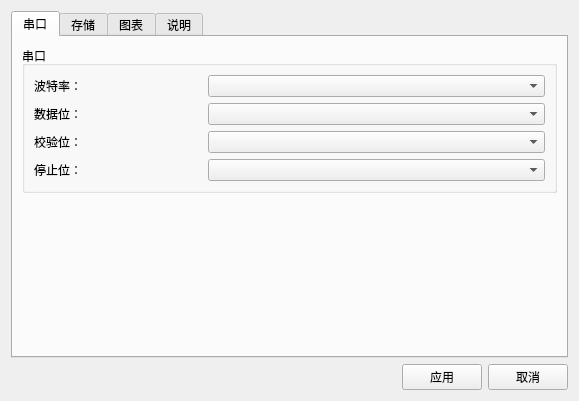
<?xml version="1.0" encoding="UTF-8"?>
<ui version="4.0">
 <class>SettingPage</class>
 <widget class="QWidget" name="SettingPage">
  <property name="geometry">
   <rect>
    <x>0</x>
    <y>0</y>
    <width>579</width>
    <height>401</height>
   </rect>
  </property>
  <property name="windowTitle">
   <string>Form</string>
  </property>
  <layout class="QGridLayout" name="gridLayout">
   <item row="0" column="0">
    <layout class="QVBoxLayout" name="verticalLayout">
     <item>
      <widget class="QTabWidget" name="tabWidget">
       <property name="currentIndex">
        <number>0</number>
       </property>
       <widget class="QWidget" name="tabSerialPort">
        <attribute name="title">
         <string>串口</string>
        </attribute>
        <layout class="QGridLayout" name="gridLayout_4">
         <item row="0" column="0">
          <widget class="QGroupBox" name="groupBox_5">
           <property name="title">
            <string>串口</string>
           </property>
           <layout class="QGridLayout" name="gridLayout_2">
            <item row="0" column="0">
             <layout class="QVBoxLayout" name="verticalLayout_9">
              <item>
               <layout class="QHBoxLayout" name="horizontalLayout_25" stretch="1,2">
                <item>
                 <widget class="QLabel" name="label_Baud">
                  <property name="text">
                   <string>波特率：</string>
                  </property>
                 </widget>
                </item>
                <item>
                 <widget class="QComboBox" name="comboBox_Baud"/>
                </item>
               </layout>
              </item>
              <item>
               <layout class="QHBoxLayout" name="horizontalLayout_26" stretch="1,2">
                <item>
                 <widget class="QLabel" name="label_Data">
                  <property name="text">
                   <string>数据位：</string>
                  </property>
                 </widget>
                </item>
                <item>
                 <widget class="QComboBox" name="comboBox_Data"/>
                </item>
               </layout>
              </item>
              <item>
               <layout class="QHBoxLayout" name="horizontalLayout_27" stretch="1,2">
                <item>
                 <widget class="QLabel" name="label_Parity">
                  <property name="text">
                   <string>校验位：</string>
                  </property>
                 </widget>
                </item>
                <item>
                 <widget class="QComboBox" name="comboBox_Parity"/>
                </item>
               </layout>
              </item>
              <item>
               <layout class="QHBoxLayout" name="horizontalLayout_28" stretch="1,2">
                <item>
                 <widget class="QLabel" name="label_Stop">
                  <property name="text">
                   <string>停止位：</string>
                  </property>
                 </widget>
                </item>
                <item>
                 <widget class="QComboBox" name="comboBox_Stop"/>
                </item>
               </layout>
              </item>
             </layout>
            </item>
           </layout>
          </widget>
         </item>
         <item row="1" column="0">
          <spacer name="verticalSpacer">
           <property name="orientation">
            <enum>Qt::Vertical</enum>
           </property>
           <property name="sizeHint" stdset="0">
            <size>
             <width>20</width>
             <height>40</height>
            </size>
           </property>
          </spacer>
         </item>
        </layout>
       </widget>
       <widget class="QWidget" name="tab_2">
        <attribute name="title">
         <string>存储</string>
        </attribute>
        <layout class="QGridLayout" name="gridLayout_9">
         <item row="0" column="0">
          <layout class="QHBoxLayout" name="horizontalLayout_2">
           <item>
            <widget class="QLabel" name="label">
             <property name="text">
              <string>默认存储路径：</string>
             </property>
            </widget>
           </item>
           <item>
            <widget class="QLineEdit" name="lineEdit_StoragePath"/>
           </item>
           <item>
            <widget class="QPushButton" name="btnSelectStoragePath">
             <property name="text">
              <string>选择</string>
             </property>
            </widget>
           </item>
          </layout>
         </item>
         <item row="1" column="0">
          <spacer name="verticalSpacer_3">
           <property name="orientation">
            <enum>Qt::Vertical</enum>
           </property>
           <property name="sizeHint" stdset="0">
            <size>
             <width>20</width>
             <height>40</height>
            </size>
           </property>
          </spacer>
         </item>
        </layout>
       </widget>
       <widget class="QWidget" name="tab">
        <attribute name="title">
         <string>图表</string>
        </attribute>
        <layout class="QGridLayout" name="gridLayout_3">
         <item row="0" column="0">
          <widget class="QGroupBox" name="groupBox_3">
           <property name="title">
            <string>图表</string>
           </property>
           <layout class="QGridLayout" name="gridLayout_7">
            <item row="0" column="0">
             <layout class="QVBoxLayout" name="verticalLayout_3">
              <item>
               <layout class="QHBoxLayout" name="horizontalLayout_10">
                <item>
                 <widget class="QGroupBox" name="groupBox">
                  <property name="title">
                   <string>X轴</string>
                  </property>
                  <layout class="QGridLayout" name="gridLayout_6">
                   <item row="0" column="0">
                    <layout class="QVBoxLayout" name="verticalLayout_2">
                     <item>
                      <layout class="QHBoxLayout" name="horizontalLayout_4" stretch="2,5">
                       <item>
                        <widget class="QLabel" name="label_2">
                         <property name="text">
                          <string>最小值</string>
                         </property>
                        </widget>
                       </item>
                       <item>
                        <widget class="QLineEdit" name="lineEdit_XMinValue"/>
                       </item>
                      </layout>
                     </item>
                     <item>
                      <layout class="QHBoxLayout" name="horizontalLayout_5" stretch="2,5">
                       <item>
                        <widget class="QLabel" name="label_3">
                         <property name="text">
                          <string>最大值</string>
                         </property>
                        </widget>
                       </item>
                       <item>
                        <widget class="QLineEdit" name="lineEdit_XMaxValue"/>
                       </item>
                      </layout>
                     </item>
                     <item>
                      <layout class="QHBoxLayout" name="horizontalLayout_6" stretch="2,5">
                       <item>
                        <widget class="QLabel" name="label_6">
                         <property name="text">
                          <string>最小刻度</string>
                         </property>
                        </widget>
                       </item>
                       <item>
                        <widget class="QLineEdit" name="lineEdit_XScale"/>
                       </item>
                      </layout>
                     </item>
                    </layout>
                   </item>
                  </layout>
                 </widget>
                </item>
                <item>
                 <widget class="QGroupBox" name="groupBox_2">
                  <property name="title">
                   <string>Y轴</string>
                  </property>
                  <layout class="QGridLayout" name="gridLayout_5">
                   <item row="0" column="0">
                    <layout class="QVBoxLayout" name="verticalLayout_4">
                     <item>
                      <layout class="QHBoxLayout" name="horizontalLayout_7" stretch="2,5">
                       <item>
                        <widget class="QLabel" name="label_4">
                         <property name="text">
                          <string>最小值</string>
                         </property>
                        </widget>
                       </item>
                       <item>
                        <widget class="QLineEdit" name="lineEdit_YMinValue"/>
                       </item>
                      </layout>
                     </item>
                     <item>
                      <layout class="QHBoxLayout" name="horizontalLayout_8" stretch="2,5">
                       <item>
                        <widget class="QLabel" name="label_5">
                         <property name="text">
                          <string>最大值</string>
                         </property>
                        </widget>
                       </item>
                       <item>
                        <widget class="QLineEdit" name="lineEdit_YMaxValue"/>
                       </item>
                      </layout>
                     </item>
                     <item>
                      <layout class="QHBoxLayout" name="horizontalLayout_9" stretch="2,5">
                       <item>
                        <widget class="QLabel" name="label_7">
                         <property name="text">
                          <string>最小刻度</string>
                         </property>
                        </widget>
                       </item>
                       <item>
                        <widget class="QLineEdit" name="lineEdit_YScale"/>
                       </item>
                      </layout>
                     </item>
                    </layout>
                   </item>
                  </layout>
                 </widget>
                </item>
               </layout>
              </item>
             </layout>
            </item>
           </layout>
          </widget>
         </item>
         <item row="1" column="0">
          <spacer name="verticalSpacer_2">
           <property name="orientation">
            <enum>Qt::Vertical</enum>
           </property>
           <property name="sizeHint" stdset="0">
            <size>
             <width>20</width>
             <height>40</height>
            </size>
           </property>
          </spacer>
         </item>
        </layout>
       </widget>
       <widget class="QWidget" name="tabManual">
        <attribute name="title">
         <string>说明</string>
        </attribute>
        <layout class="QGridLayout" name="gridLayout_8">
         <item row="0" column="0">
          <widget class="QTextBrowser" name="textBrowser">
           <property name="html">
            <string>&lt;!DOCTYPE HTML PUBLIC &quot;-//W3C//DTD HTML 4.0//EN&quot; &quot;http://www.w3.org/TR/REC-html40/strict.dtd&quot;&gt;
&lt;html&gt;&lt;head&gt;&lt;meta name=&quot;qrichtext&quot; content=&quot;1&quot; /&gt;&lt;meta charset=&quot;utf-8&quot; /&gt;&lt;style type=&quot;text/css&quot;&gt;
p, li { white-space: pre-wrap; }
hr { height: 1px; border-width: 0; }
li.unchecked::marker { content: &quot;\2610&quot;; }
li.checked::marker { content: &quot;\2612&quot;; }
&lt;/style&gt;&lt;/head&gt;&lt;body style=&quot; font-family:'Microsoft YaHei UI'; font-size:9pt; font-weight:400; font-style:normal;&quot;&gt;
&lt;p style=&quot; margin-top:0px; margin-bottom:0px; margin-left:0px; margin-right:0px; -qt-block-indent:0; text-indent:0px;&quot;&gt;&lt;span style=&quot; font-size:11pt; color:#005500;&quot;&gt;版本：V2.2.0-0701&lt;/span&gt;&lt;/p&gt;
&lt;p style=&quot; margin-top:0px; margin-bottom:0px; margin-left:0px; margin-right:0px; -qt-block-indent:0; text-indent:0px;&quot;&gt;&lt;span style=&quot; font-size:11pt;&quot;&gt;日期：2023-10-13&lt;/span&gt;&lt;/p&gt;
&lt;p style=&quot; margin-top:0px; margin-bottom:0px; margin-left:0px; margin-right:0px; -qt-block-indent:0; text-indent:0px;&quot;&gt;&lt;span style=&quot; font-size:11pt;&quot;&gt;Qt Creator：11.0.2&lt;/span&gt;&lt;/p&gt;
&lt;p style=&quot; margin-top:0px; margin-bottom:0px; margin-left:0px; margin-right:0px; -qt-block-indent:0; text-indent:0px;&quot;&gt;&lt;span style=&quot; font-size:11pt;&quot;&gt;Qt  Kit：Qt 5.15.2 MinGW 64 bit&lt;/span&gt;&lt;/p&gt;
&lt;p style=&quot; margin-top:0px; margin-bottom:0px; margin-left:0px; margin-right:0px; -qt-block-indent:0; text-indent:0px;&quot;&gt;&lt;span style=&quot; font-size:11pt;&quot;&gt;OS：Windows10 企业版&lt;/span&gt;&lt;/p&gt;
&lt;p style=&quot;-qt-paragraph-type:empty; margin-top:0px; margin-bottom:0px; margin-left:0px; margin-right:0px; -qt-block-indent:0; text-indent:0px; font-size:11pt;&quot;&gt;&lt;br /&gt;&lt;/p&gt;
&lt;p style=&quot; margin-top:0px; margin-bottom:0px; margin-left:0px; margin-right:0px; -qt-block-indent:0; text-indent:0px;&quot;&gt;Version: 2.2.0 Time: 2023/10/13&lt;/p&gt;
&lt;p style=&quot; margin-top:0px; margin-bottom:0px; margin-left:0px; margin-right:0px; -qt-block-indent:0; text-indent:0px;&quot;&gt;1.添加调试数据表格显示Dock&lt;/p&gt;
&lt;p style=&quot; margin-top:0px; margin-bottom:0px; margin-left:0px; margin-right:0px; -qt-block-indent:0; text-indent:0px;&quot;&gt;2.添加调试数据分析图表&lt;/p&gt;
&lt;p style=&quot; margin-top:0px; margin-bottom:0px; margin-left:0px; margin-right:0px; -qt-block-indent:0; text-indent:0px;&quot;&gt;3.配置信息布局界面全部用代码重构&lt;/p&gt;
&lt;p style=&quot; margin-top:0px; margin-bottom:0px; margin-left:0px; margin-right:0px; -qt-block-indent:0; text-indent:0px;&quot;&gt;4.配置信息界面改为Dock&lt;/p&gt;
&lt;p style=&quot; margin-top:0px; margin-bottom:0px; margin-left:0px; margin-right:0px; -qt-block-indent:0; text-indent:0px;&quot;&gt;5.添加参考曲线图例，可用于显示和隐藏导入的参考曲线&lt;/p&gt;
&lt;p style=&quot; margin-top:0px; margin-bottom:0px; margin-left:0px; margin-right:0px; -qt-block-indent:0; text-indent:0px;&quot;&gt;6.添加XTop轴和YRight轴&lt;/p&gt;
&lt;p style=&quot; margin-top:0px; margin-bottom:0px; margin-left:0px; margin-right:0px; -qt-block-indent:0; text-indent:0px;&quot;&gt;7.添加坐标轴显示和关闭功能&lt;/p&gt;
&lt;p style=&quot; margin-top:0px; margin-bottom:0px; margin-left:0px; margin-right:0px; -qt-block-indent:0; text-indent:0px;&quot;&gt;8.修复漂移量计算必须打开漂移量计算窗口才能导入参考曲线的问题&lt;/p&gt;
&lt;p style=&quot; margin-top:0px; margin-bottom:0px; margin-left:0px; margin-right:0px; -qt-block-indent:0; text-indent:0px;&quot;&gt;9.添加显示和隐藏网格线功能&lt;/p&gt;
&lt;p style=&quot;-qt-paragraph-type:empty; margin-top:0px; margin-bottom:0px; margin-left:0px; margin-right:0px; -qt-block-indent:0; text-indent:0px;&quot;&gt;&lt;br /&gt;&lt;/p&gt;
&lt;p style=&quot; margin-top:0px; margin-bottom:0px; margin-left:0px; margin-right:0px; -qt-block-indent:0; text-indent:0px;&quot;&gt;Version:2.1.4 Time: 2023/9/18&lt;/p&gt;
&lt;p style=&quot; margin-top:0px; margin-bottom:0px; margin-left:0px; margin-right:0px; -qt-block-indent:0; text-indent:0px;&quot;&gt;1.修复光谱仪上位机只能导入一条参考光谱的bug&lt;/p&gt;
&lt;p style=&quot; margin-top:0px; margin-bottom:0px; margin-left:0px; margin-right:0px; -qt-block-indent:0; text-indent:0px;&quot;&gt;2.优化上位机打开导入和导出文件对话框速度&lt;/p&gt;
&lt;p style=&quot; margin-top:0px; margin-bottom:0px; margin-left:0px; margin-right:0px; -qt-block-indent:0; text-indent:0px;&quot;&gt;3.删除分辨率显示窗口&lt;/p&gt;
&lt;p style=&quot; margin-top:0px; margin-bottom:0px; margin-left:0px; margin-right:0px; -qt-block-indent:0; text-indent:0px;&quot;&gt;4.合并采集功能到QComboBox中&lt;/p&gt;
&lt;p style=&quot;-qt-paragraph-type:empty; margin-top:0px; margin-bottom:0px; margin-left:0px; margin-right:0px; -qt-block-indent:0; text-indent:0px;&quot;&gt;&lt;br /&gt;&lt;/p&gt;
&lt;p style=&quot; margin-top:0px; margin-bottom:0px; margin-left:0px; margin-right:0px; -qt-block-indent:0; text-indent:0px;&quot;&gt;Version:2.1.3 Time: 2023/9/16&lt;/p&gt;
&lt;p style=&quot; margin-top:0px; margin-bottom:0px; margin-left:0px; margin-right:0px; -qt-block-indent:0; text-indent:0px;&quot;&gt;1.修复导出光谱数据概率导出不全的情况&lt;/p&gt;
&lt;p style=&quot; margin-top:0px; margin-bottom:0px; margin-left:0px; margin-right:0px; -qt-block-indent:0; text-indent:0px;&quot;&gt;2.状态栏添加气室压力和气室温度&lt;/p&gt;
&lt;p style=&quot; margin-top:0px; margin-bottom:0px; margin-left:0px; margin-right:0px; -qt-block-indent:0; text-indent:0px;&quot;&gt;3.优化部分代码，提高性能&lt;/p&gt;
&lt;p style=&quot;-qt-paragraph-type:empty; margin-top:0px; margin-bottom:0px; margin-left:0px; margin-right:0px; -qt-block-indent:0; text-indent:0px; font-size:11pt;&quot;&gt;&lt;br /&gt;&lt;/p&gt;
&lt;p style=&quot; margin-top:0px; margin-bottom:0px; margin-left:0px; margin-right:0px; -qt-block-indent:0; text-indent:0px;&quot;&gt;Version: 2.2.0 Time: 2023/10/13&lt;/p&gt;
&lt;p style=&quot; margin-top:0px; margin-bottom:0px; margin-left:0px; margin-right:0px; -qt-block-indent:0; text-indent:0px;&quot;&gt;1.添加调试数据表格展示&lt;/p&gt;
&lt;p style=&quot; margin-top:0px; margin-bottom:0px; margin-left:0px; margin-right:0px; -qt-block-indent:0; text-indent:0px;&quot;&gt;2.添加调试数据分析图表&lt;/p&gt;
&lt;p style=&quot; margin-top:0px; margin-bottom:0px; margin-left:0px; margin-right:0px; -qt-block-indent:0; text-indent:0px;&quot;&gt;3.添加参考光谱图例、可用于显示隐藏导入的参考曲线&lt;/p&gt;
&lt;p style=&quot; margin-top:0px; margin-bottom:0px; margin-left:0px; margin-right:0px; -qt-block-indent:0; text-indent:0px;&quot;&gt;4.重构配置信息页面，所有布局均适用代码实现&lt;/p&gt;
&lt;p style=&quot; margin-top:0px; margin-bottom:0px; margin-left:0px; margin-right:0px; -qt-block-indent:0; text-indent:0px;&quot;&gt;5.修改调试信息原始数据显示为Dock&lt;/p&gt;
&lt;p style=&quot; margin-top:0px; margin-bottom:0px; margin-left:0px; margin-right:0px; -qt-block-indent:0; text-indent:0px;&quot;&gt;6.调整状态栏标签样式&lt;/p&gt;
&lt;p style=&quot; margin-top:0px; margin-bottom:0px; margin-left:0px; margin-right:0px; -qt-block-indent:0; text-indent:0px;&quot;&gt;7.添加隐藏及显示网格线功能&lt;/p&gt;
&lt;p style=&quot; margin-top:0px; margin-bottom:0px; margin-left:0px; margin-right:0px; -qt-block-indent:0; text-indent:0px;&quot;&gt;8.添加XTop轴和YRight轴&lt;/p&gt;
&lt;p style=&quot; margin-top:0px; margin-bottom:0px; margin-left:0px; margin-right:0px; -qt-block-indent:0; text-indent:0px;&quot;&gt;9.添加坐标轴的关闭和启用功能&lt;/p&gt;
&lt;p style=&quot;-qt-paragraph-type:empty; margin-top:0px; margin-bottom:0px; margin-left:0px; margin-right:0px; -qt-block-indent:0; text-indent:0px;&quot;&gt;&lt;br /&gt;&lt;/p&gt;
&lt;p style=&quot; margin-top:0px; margin-bottom:0px; margin-left:0px; margin-right:0px; -qt-block-indent:0; text-indent:0px;&quot;&gt;Version: 2.1.2 Time: 2023/9/15&lt;/p&gt;
&lt;p style=&quot; margin-top:0px; margin-bottom:0px; margin-left:0px; margin-right:0px; -qt-block-indent:0; text-indent:0px;&quot;&gt;1.修复接收到文件的调试数据导入到Xlsx文件后只有一行的问题&lt;/p&gt;
&lt;p style=&quot; margin-top:0px; margin-bottom:0px; margin-left:0px; margin-right:0px; -qt-block-indent:0; text-indent:0px;&quot;&gt;2.添加默认存储路径功能&lt;/p&gt;
&lt;p style=&quot;-qt-paragraph-type:empty; margin-top:0px; margin-bottom:0px; margin-left:0px; margin-right:0px; -qt-block-indent:0; text-indent:0px;&quot;&gt;&lt;br /&gt;&lt;/p&gt;
&lt;p style=&quot; margin-top:0px; margin-bottom:0px; margin-left:0px; margin-right:0px; -qt-block-indent:0; text-indent:0px;&quot;&gt;Veersion: 2.1.1 Time: 2023/9/15&lt;/p&gt;
&lt;p style=&quot; margin-top:0px; margin-bottom:0px; margin-left:0px; margin-right:0px; -qt-block-indent:0; text-indent:0px;&quot;&gt;1.修复调试数据导出到Xlsx文件后有空行的问题&lt;/p&gt;
&lt;p style=&quot;-qt-paragraph-type:empty; margin-top:0px; margin-bottom:0px; margin-left:0px; margin-right:0px; -qt-block-indent:0; text-indent:0px;&quot;&gt;&lt;br /&gt;&lt;/p&gt;
&lt;p style=&quot; margin-top:0px; margin-bottom:0px; margin-left:0px; margin-right:0px; -qt-block-indent:0; text-indent:0px;&quot;&gt;Veersion: 2.1.0 Time: 2023/9/14&lt;/p&gt;
&lt;p style=&quot; margin-top:0px; margin-bottom:0px; margin-left:0px; margin-right:0px; -qt-block-indent:0; text-indent:0px;&quot;&gt;1.模块调试页重置气体排序：NO2、SO2、NO、NH3、H2S&lt;/p&gt;
&lt;p style=&quot; margin-top:0px; margin-bottom:0px; margin-left:0px; margin-right:0px; -qt-block-indent:0; text-indent:0px;&quot;&gt;2.合并主页面【设置最大折线数】和【连续保存】为配置组&lt;/p&gt;
&lt;p style=&quot; margin-top:0px; margin-bottom:0px; margin-left:0px; margin-right:0px; -qt-block-indent:0; text-indent:0px;&quot;&gt;3.修改配置栏比例为1:1:1:1:4&lt;/p&gt;
&lt;p style=&quot; margin-top:0px; margin-bottom:0px; margin-left:0px; margin-right:0px; -qt-block-indent:0; text-indent:0px;&quot;&gt;4.工具栏添加导出光谱数据和导出调试数据动作&lt;/p&gt;&lt;/body&gt;&lt;/html&gt;</string>
           </property>
          </widget>
         </item>
        </layout>
       </widget>
      </widget>
     </item>
     <item>
      <layout class="QHBoxLayout" name="horizontalLayout">
       <item>
        <spacer name="horizontalSpacer">
         <property name="orientation">
          <enum>Qt::Horizontal</enum>
         </property>
         <property name="sizeHint" stdset="0">
          <size>
           <width>40</width>
           <height>20</height>
          </size>
         </property>
        </spacer>
       </item>
       <item>
        <widget class="QPushButton" name="pushButton_Apply">
         <property name="text">
          <string>应用</string>
         </property>
        </widget>
       </item>
       <item>
        <widget class="QPushButton" name="pushButton_Cancel">
         <property name="text">
          <string>取消</string>
         </property>
        </widget>
       </item>
      </layout>
     </item>
    </layout>
   </item>
  </layout>
 </widget>
 <resources/>
 <connections/>
</ui>
